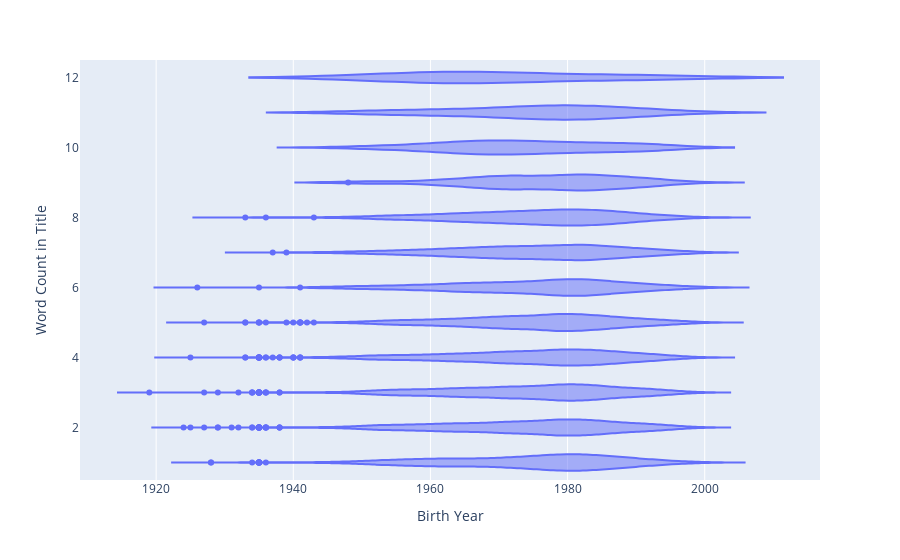

Here is the notebook cell this chart was saved with:
### Code cell
# kernel density esitmation between birth year and word count in title 
px.violin(data_set, x="Birth Year", y="Word Count in Title", orientation="h")

### Figure 1 — Plotly figure (JSON) as saved in the notebook; plotly's stock layout.template omitted (floating-point values rounded to 4 significant figures; data arrays with more than 128 entries replaced by an {"elided": "..."} marker saying what was removed)
{"data": [{"alignmentgroup": "True", "box": {"visible": false}, "hovertemplate": "Birth Year=%{x}<br>Word Count in Title=%{y}<extra></extra>", "legendgroup": "", "marker": {"color": "#636efa"}, "name": "", "offsetgroup": "", "orientation": "h", "scalegroup": "True", "showlegend": false, "type": "violin", "x": {"elided": "23486 int values"}, "x0": " ", "xaxis": "x", "y": {"elided": "23486 int values"}, "y0": " ", "yaxis": "y"}], "layout": {"legend": {"tracegroupgap": 0}, "margin": {"t": 60}, "violinmode": "group", "xaxis": {"anchor": "y", "domain": [0, 1], "title": {"text": "Birth Year"}}, "yaxis": {"anchor": "x", "domain": [0, 1], "title": {"text": "Word Count in Title"}}}}
